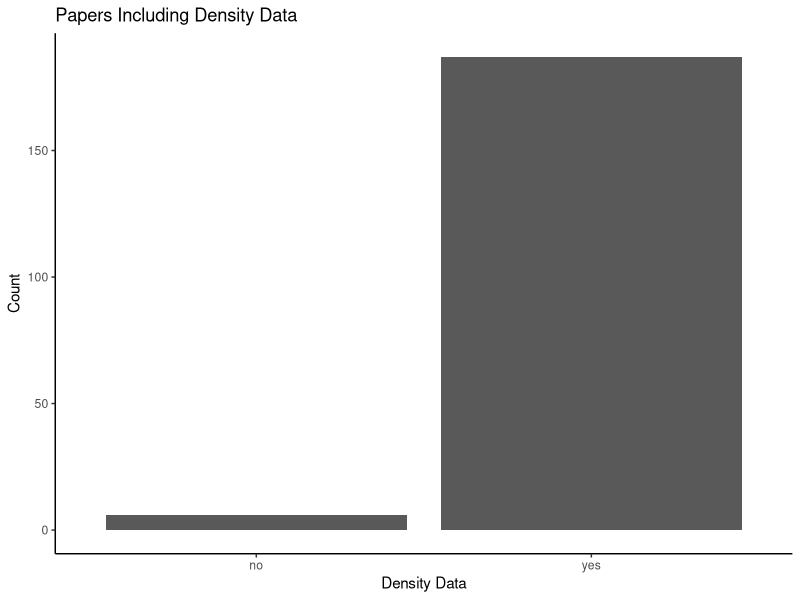
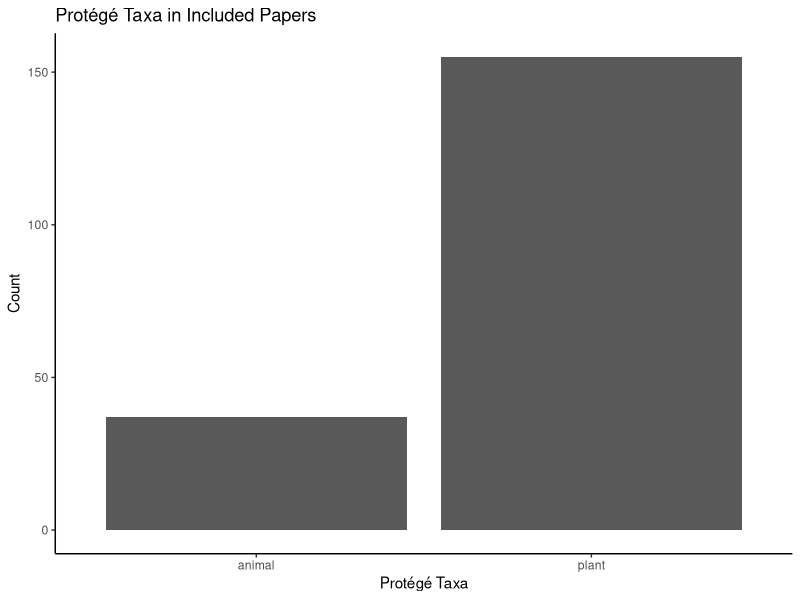
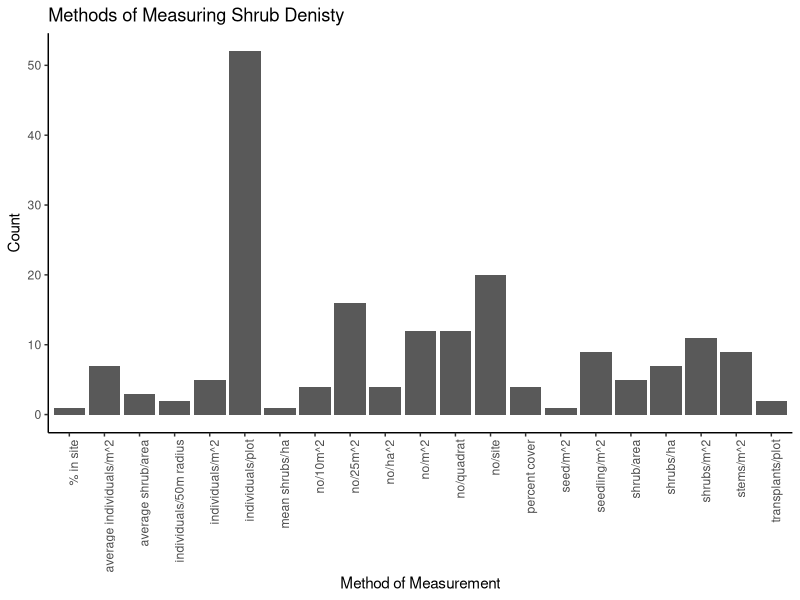

These charts were generated, in order, by the following R code:
## ---- chunk 1
library(ggplot2)
library(tidyverse)
library(dplyr)
getwd()
## ---- chunk 2
Density <- read_csv("Density.Data.csv")
## ---- chunk 3
count(Density, vars = "density.data" )
count <- Density %>%
  count(density.data)
## ---- chunk 4
Density %>%
  count(density.data)
## ---- chunk 5
count %>%
  ggplot(aes(density.data, n)) + geom_col() + theme_classic() + xlab("Density Data") + ylab("Count") + ggtitle("Papers Including Density Data")
## ---- chunk 6
protege <- Density%>%
  count(protégé.taxa)
protege
## ---- chunk 7
protege <- na.omit(protege)
## ---- chunk 8
protege %>%
  ggplot(aes(protégé.taxa, n)) + geom_col() + theme_classic() + xlab("Protégé Taxa") + ylab("Count") + ggtitle("Protégé Taxa in Included Papers")
## ---- chunk 9
measure <- Density%>%
  count(measure)
measure
## ---- chunk 10
measure <- na.omit(measure)
measure %>%
  ggplot(aes(measure, n)) + geom_col() + theme_classic() + xlab("Method of Measurement") + ylab("Count") + ggtitle("Methods of Measuring Shrub Denisty") + theme(axis.text.x = element_text(angle = 90, hjust = 1))
